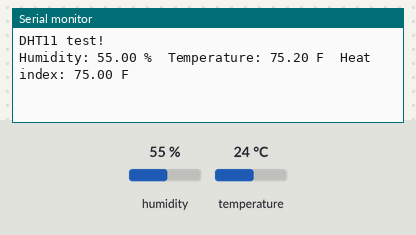
A program run on a simulated Arduino Mega 2560, built with avr-gcc and run on an emulated ATmega2560. On the bench: the last lines printed to the serial monitor. The inputs (shaded band) are chosen by the test bench; at power-on: humidity 55 %, temperature 24 °C.

Above: at 18.0 s.
18.1 s: humidity set to 22 %
At 21.6 s:
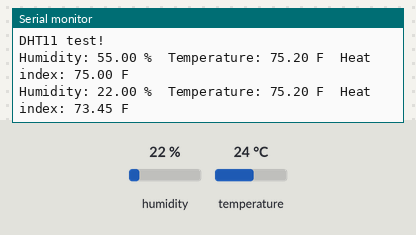
33.1 s: temperature set to 12 °C
At 41.0 s:
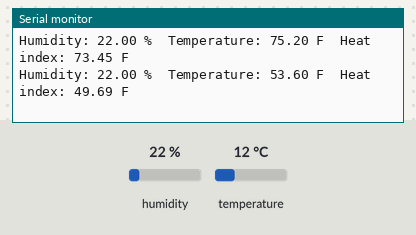
48.1 s: humidity set to 40 %
At 50.7 s:
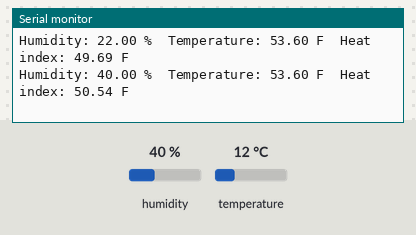
Timing chart, 0 to 52.2 s (numbered marks = the images above; inputs shaded):
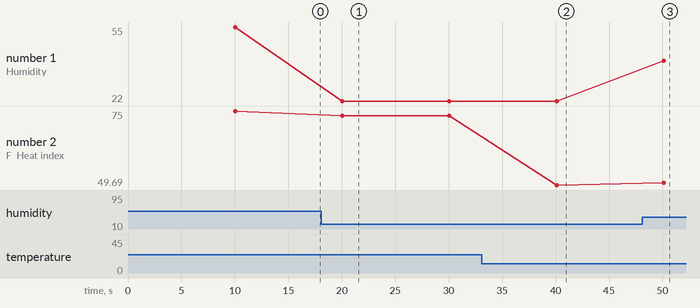

The program:

main.cpp
```cpp
#include <Arduino.h>
#include "DHT.h"

#define DHTPIN 2
#define DHTTYPE DHT11

DHT dht(DHTPIN, DHTTYPE);

void setup() {
  Serial.begin(9600);
  Serial.println("DHT11 test!");
  dht.begin();
}

void loop() {
  // Delay between measurements
  delay(10000);
  // Read humidity
  float humidity = dht.readHumidity();
  // Read temperature as Fahrenheit
  float temp_f = dht.readTemperature(true);

  // Check if any reads failed and exit early (to try again)
  if (isnan(humidity) || isnan(temp_f)) {
    Serial.println("Failed to read from DHT sensor!");
    return;
  }

  // Compute heat index in Fahrenheit (the default)
  float hif = dht.computeHeatIndex(temp_f, humidity);

  Serial.print("Humidity: ");
  Serial.print(humidity);
  Serial.print(" %\t");
  Serial.print("Temperature: ");
  Serial.print(temp_f);
  Serial.print(" F\t");
  Serial.print("Heat index: ");
  Serial.print(hif);
  Serial.println(" F");
}
```

Measured:
- after the input at 18.1 s, the serial monitor: prints a new line after 1.9 s (image 1)
- after the input at 33.1 s, the serial monitor: prints a new line after 7.0 s (image 2)
- after the input at 48.1 s, the serial monitor: prints a new line after 2.0 s (image 3)
- plotted number 1: 55 → 22 after the input at 18.1 s, 22 → 40 after the input at 48.1 s
- plotted number 2: 75 → 73.45 after the input at 18.1 s, 73.45 → 49.69 after the input at 33.1 s, 49.69 → 50.54 after the input at 48.1 s
